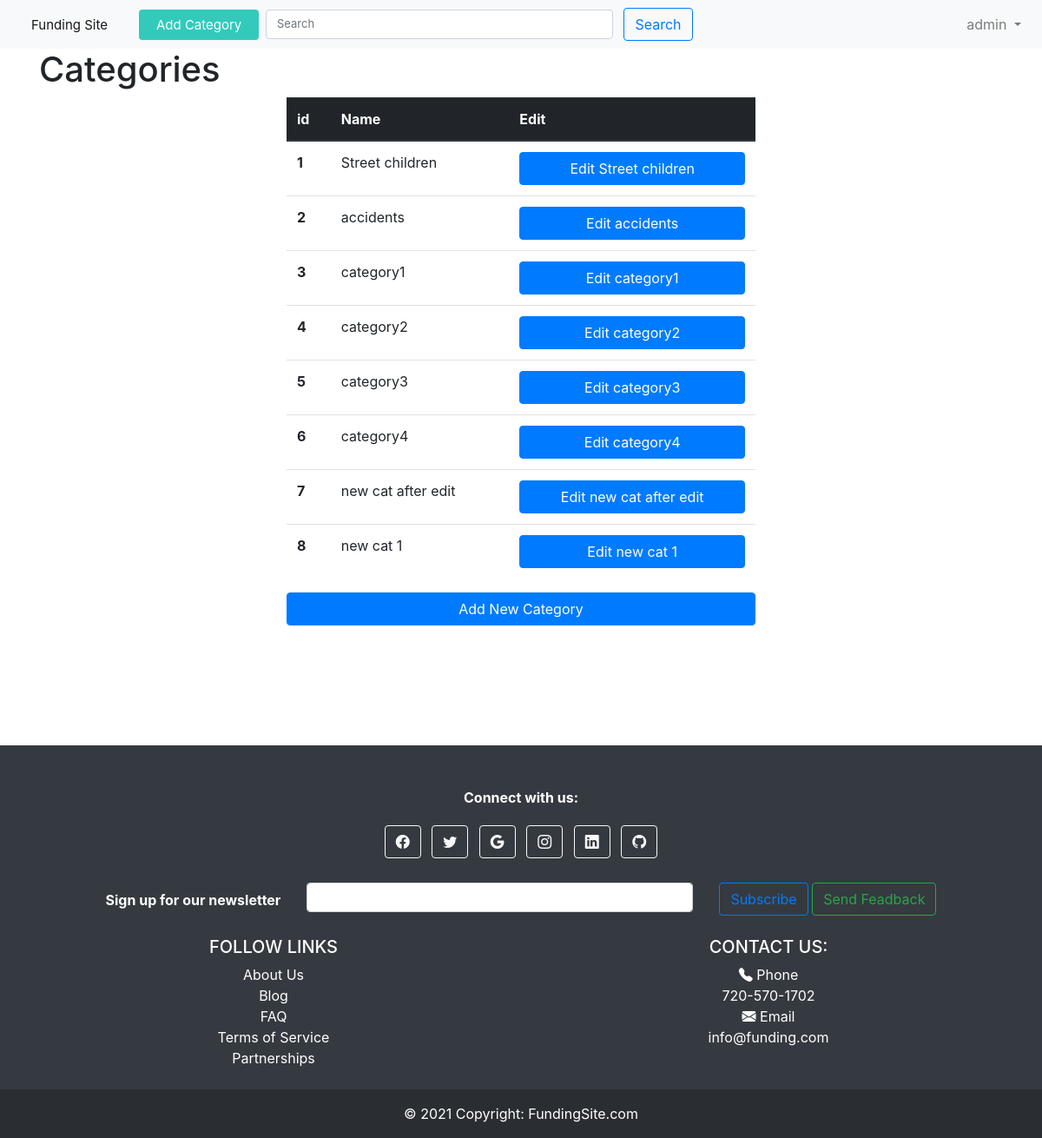
/category/show_categories/ (signed in), run on the app's committed database.
### category/models.py (models this page shows, shortened)
class Category(models.Model):
    user = models.ForeignKey(settings.AUTH_USER_MODEL,
                             on_delete=models.CASCADE)
    name = models.CharField(max_length=20)

### category/views.py (the view)
# urls.py: path('show_categories/', show_categories, name='show_categories'),
def show_categories(request):
    categories = Category.objects.all()
    return render(request, 'category/show_categories.html', {'categories': categories})

### templates/category/show_categories.html (shortened to what this page needs)
{% extends '../base.html' %}
{% block contain %}
<div class="container">
<h1>Categories</h1>
    <div class="row">
{% if request.user.is_superuser%}
    <div class="col-lg-3">
    </div>
    <div class="col-lg-6">
        <table class="table">
  <thead class="thead-dark">
    <tr>
      <th scope="col">id</th>
      <th scope="col">Name</th>
      <th scope="col">Edit</th>
    </tr>
  </thead>
  <tbody>
    {% for category in categories%}
    <tr>
      <th scope="row">{{category.pk}}</th>
      <td>{{category.name}}</td>
      <td><a class="btn btn-primary btn-block" href="{% url 'category:edit_category' category.pk%}">Edit {{category.name}}</a></td>
    </tr>
    {% endfor %}
  </tbody>
</table>
        <a href="{% url 'category:add_category' %}" class="btn btn-primary btn-block">Add New Category</a>
    </div>
    <div class="col-lg-3">
    </div>
{%else%}
    {% for category in categories%}
    <div class="col-lg-3">
        <a href="/search/?search={{category.pk}}" class="btn btn-light m-4">{{category.name}}</a>
    </div>
    {% endfor%}
    {%endif%}
</div>
</div>
{% endblock contain %}

### templates/base.html (shortened to what this page needs)
{% load static %}
<!DOCTYPE html>
<html lang="en">
<head>
  <link rel="stylesheet" href="https://maxcdn.bootstrapcdn.com/bootstrap/4.0.0/css/bootstrap.min.css"
 />
  <link rel="stylesheet" href="https://cdn.jsdelivr.net/npm/bootstrap-icons@1.4.0/font/bootstrap-icons.css" />
</head>
<body>
  <nav class="navbar navbar-expand-lg navbar-light bg-light col-xl-12 col-lg-12 col-md-12 col-sm-12">
    <a class="navbar-brand" href="/">Funding Site</a>
    {%if request.user.is_superuser%}
    <div class="nav-item">
          <a href="{% url 'category:add_category'%}"  class="btn btn-primary  sign-up-btn">Add Category</a>
    </div>
    {%endif%}
    <div class="collapse navbar-collapse" id="navbarSupportedContent">
      <form style="margin-right: 300px" method="GET" action="{% url 'search'%}" class="form-inline my-2 my-lg-0">
        <input style="width: 400px" class="form-control mr-sm-2" type="search" placeholder="Search" name="q"
          aria-label="Search" />
        <button class="btn btn-outline-primary my-2 my-sm-0" type="submit">
          Search
        </button>
      </form>
      {% if request.user.is_authenticated%}
      <div class="navbar-nav ml-auto">
			<div class="nav-item dropdown">
			  <div
			   data-toggle="dropdown" class="nav-link dropdown-toggle user-action avatar"> {{ user.get_username }}  <b class="caret"></b></div>
			</div>
		  </div>
      {% endif %}
      </div>
  </nav>
    {% block contain %}
    {% endblock %}
  <footer style="transform: translateY(90px)" class="bg-dark text-center text-white mt-5">
    <div class="col-auto">
      <p class="pt-5">
        <strong>Connect with us:</strong>
      </p>
    </div>
    <div class="container pb-4">
      <section class="mb-4">
        <a class="btn btn-outline-light btn-floating m-1" href="#!" role="button"><i class="bi bi-facebook"></i></a>
        <a class="btn btn-outline-light btn-floating m-1" href="#!" role="button"><i class="bi bi-twitter"></i></a>
        <a class="btn btn-outline-light btn-floating m-1" href="#!" role="button"><i class="bi bi-google"></i></a>
        <a class="btn btn-outline-light btn-floating m-1" href="#!" role="button"><i class="bi bi-instagram"></i></a>
        <a class="btn btn-outline-light btn-floating m-1" href="#!" role="button"><i class="bi bi-linkedin"></i></a>
        <a class="btn btn-outline-light btn-floating m-1" href="#!" role="button"><i class="bi bi-github"></i></a>
      </section>
      <section class="">
        <form action="">
          <div class="row d-flex justify-content-center">
            <div class="col-auto">
              <p class="pt-2">
                <strong>Sign up for our newsletter</strong>
              </p>
            </div>
            <div class="col-md-5 col-12">
              <div class="form-outline form-white mb-4">
                <input type="email" id="form5Example2" class="form-control" />
              </div>
            </div>
            <div class="col-auto">
              <button type="submit" class="btn btn-outline-primary mb-4">
                Subscribe
              </button>
              <button type="submit" class="btn btn-outline-success mb-4">
                Send Feadback
              </button>
            </div>
          </div>
        </form>
      </section>
      <section class="">
        <div class="row">
          <div class="col-lg-6 col-md-6 ">
            <h5 class="text-uppercase">Follow Links</h5>
            <ul class="list-unstyled mb-0">
              <li>
                <a href="#!" class="text-white">About Us</a>
              </li>
              <li>
                <a href="#!" class="text-white">Blog</a>
              </li>
              <li>
                <a href="#!" class="text-white text-left">FAQ</a>
              </li>
              <li>
                <a href="#!" class="text-white">Terms of Service </a>
              </li>
              <li>
                <a href="#!" class="text-white "> Partnerships </a>
              </li>
            </ul>
          </div>
          <div class="col-lg-6 col-md-6 ">
            <h5 class="text-uppercase">Contact us:</h5>
            <ul class="list-unstyled mb-0">
              <li class="bi bi-telephone-fill">
                <a class="text-white">Phone</a>
              </li>
              <li>
                <a class="text-white fa fa-phone">720-570-1702</a>
              </li>
              <li class="bi bi-envelope-fill">
                <a class="text-white">Email</a>
              </li>
              <li class="bi bi-email">
                <a class="text-white">info@funding.com</a>
              </li>
            </ul>
          </div>
        </div>
      </section>
    </div>
    <div class="text-center p-3" style="background-color: rgba(0, 0, 0, 0.2)">
      © 2021 Copyright:
      <a class="text-white" href="#">FundingSite.com</a>
    </div>
  </footer>
</body>
</html>

### templates/base.html (style rules this page uses)
.form-control { box-shadow: none; font-weight: normal; font-size: 13px; }
.navbar .form-inline { display: inline-block; }
.navbar a { color: #888; font-size: 15px; }
.navbar .sign-up-btn { min-width: 110px; max-height: 36px; }
.navbar a, .navbar a:active { color: #888; padding: 8px 20px; background: transparent; line-height: normal; }
.navbar .btn-primary, .navbar .btn-primary:active { color: #fff; background: #33cabb !important; border: none; }

### data on the page
Category: pk "1", name "Street children"
Category: pk "2", name "accidents"
Category: pk "3", name "category1"
Category: pk "4", name "category2"
Category: pk "5", name "category3"
Category: pk "6", name "category4"
Category: pk "7", name "new cat after edit"
Category: pk "8", name "new cat 1"

### other printed values
{{ user.get_username }} "admin"
